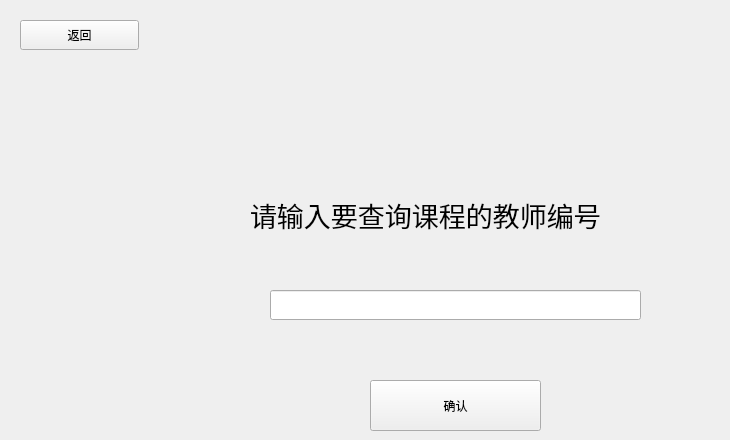
      <widget class="QWidget" name="visitorlessonpage">
       <widget class="QPushButton" name="lastpage_19">
        <property name="geometry">
         <rect>
          <x>20</x>
          <y>20</y>
          <width>119</width>
          <height>30</height>
         </rect>
        </property>
        <property name="text">
         <string>返回</string>
        </property>
       </widget>
       <widget class="QLineEdit" name="visitornumberline">
        <property name="geometry">
         <rect>
          <x>270</x>
          <y>290</y>
          <width>371</width>
          <height>30</height>
         </rect>
        </property>
       </widget>
       <widget class="QLabel" name="looklessonlabel_4">
        <property name="geometry">
         <rect>
          <x>250</x>
          <y>180</y>
          <width>471</width>
          <height>71</height>
         </rect>
        </property>
        <property name="text">
         <string>&lt;html&gt;&lt;head/&gt;&lt;body&gt;&lt;p&gt;&lt;span style=&quot; font-size:20pt;&quot;&gt;请输入要查询课程的教师编号&lt;/span&gt;&lt;/p&gt;&lt;/body&gt;&lt;/html&gt;</string>
        </property>
       </widget>
       <widget class="QPushButton" name="visitorlooklessonbtn_2">
        <property name="geometry">
         <rect>
          <x>370</x>
          <y>380</y>
          <width>171</width>
          <height>51</height>
         </rect>
        </property>
        <property name="text">
         <string>确认</string>
        </property>
       </widget>
      </widget>
